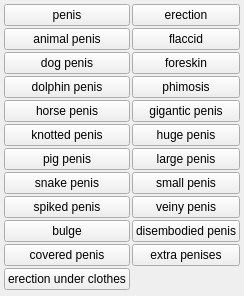
<?xml version="1.0" encoding="UTF-8"?>
<ui version="4.0">
 <class>body_parts_penis_menu</class>
 <widget class="QWidget" name="body_parts_penis_menu">
  <property name="geometry">
   <rect><x>0</x><y>0</y><width>240</width><height>296</height></rect>
  </property>
  <layout class="QGridLayout" name="grid">
   <property name="leftMargin"><number>4</number></property>
   <property name="topMargin"><number>4</number></property>
   <property name="rightMargin"><number>4</number></property>
   <property name="bottomMargin"><number>4</number></property>
   <property name="horizontalSpacing"><number>2</number></property>
   <property name="verticalSpacing"><number>2</number></property>
   <item row="0" column="0">
    <widget class="QPushButton" name="chk_penis">
     <property name="checkable"><bool>true</bool></property>
     <property name="text"><string>penis</string></property>
     <property name="tags" stdset="0"><string>penis</string></property>
    </widget>
   </item>
   <item row="1" column="0">
    <widget class="QPushButton" name="chk_animal_penis">
     <property name="checkable"><bool>true</bool></property>
     <property name="text"><string>animal penis</string></property>
     <property name="tags" stdset="0"><string>animal penis</string></property>
    </widget>
   </item>
   <item row="2" column="0">
    <widget class="QPushButton" name="chk_dog_penis">
     <property name="checkable"><bool>true</bool></property>
     <property name="text"><string>dog penis</string></property>
     <property name="tags" stdset="0"><string>dog penis</string></property>
    </widget>
   </item>
   <item row="3" column="0">
    <widget class="QPushButton" name="chk_dolphin_penis">
     <property name="checkable"><bool>true</bool></property>
     <property name="text"><string>dolphin penis</string></property>
     <property name="tags" stdset="0"><string>dolphin penis</string></property>
    </widget>
   </item>
   <item row="4" column="0">
    <widget class="QPushButton" name="chk_horse_penis">
     <property name="checkable"><bool>true</bool></property>
     <property name="text"><string>horse penis</string></property>
     <property name="tags" stdset="0"><string>horse penis</string></property>
    </widget>
   </item>
   <item row="5" column="0">
    <widget class="QPushButton" name="chk_knotted_penis">
     <property name="checkable"><bool>true</bool></property>
     <property name="text"><string>knotted penis</string></property>
     <property name="tags" stdset="0"><string>knotted penis</string></property>
    </widget>
   </item>
   <item row="6" column="0">
    <widget class="QPushButton" name="chk_pig_penis">
     <property name="checkable"><bool>true</bool></property>
     <property name="text"><string>pig penis</string></property>
     <property name="tags" stdset="0"><string>pig penis</string></property>
    </widget>
   </item>
   <item row="7" column="0">
    <widget class="QPushButton" name="chk_snake_penis">
     <property name="checkable"><bool>true</bool></property>
     <property name="text"><string>snake penis</string></property>
     <property name="tags" stdset="0"><string>snake penis</string></property>
    </widget>
   </item>
   <item row="8" column="0">
    <widget class="QPushButton" name="chk_spiked_penis">
     <property name="checkable"><bool>true</bool></property>
     <property name="text"><string>spiked penis</string></property>
     <property name="tags" stdset="0"><string>spiked penis</string></property>
    </widget>
   </item>
   <item row="9" column="0">
    <widget class="QPushButton" name="chk_bulge">
     <property name="checkable"><bool>true</bool></property>
     <property name="text"><string>bulge</string></property>
     <property name="tags" stdset="0"><string>bulge</string></property>
    </widget>
   </item>
   <item row="10" column="0">
    <widget class="QPushButton" name="chk_covered_penis">
     <property name="checkable"><bool>true</bool></property>
     <property name="text"><string>covered penis</string></property>
     <property name="tags" stdset="0"><string>covered penis</string></property>
    </widget>
   </item>
   <item row="11" column="0">
    <widget class="QPushButton" name="chk_erection_under_clothes">
     <property name="checkable"><bool>true</bool></property>
     <property name="text"><string>erection under clothes</string></property>
     <property name="tags" stdset="0"><string>erection under clothes</string></property>
    </widget>
   </item>
   <item row="0" column="1">
    <widget class="QPushButton" name="chk_erection">
     <property name="checkable"><bool>true</bool></property>
     <property name="text"><string>erection</string></property>
     <property name="tags" stdset="0"><string>erection</string></property>
    </widget>
   </item>
   <item row="1" column="1">
    <widget class="QPushButton" name="chk_flaccid">
     <property name="checkable"><bool>true</bool></property>
     <property name="text"><string>flaccid</string></property>
     <property name="tags" stdset="0"><string>flaccid</string></property>
    </widget>
   </item>
   <item row="2" column="1">
    <widget class="QPushButton" name="chk_foreskin">
     <property name="checkable"><bool>true</bool></property>
     <property name="text"><string>foreskin</string></property>
     <property name="tags" stdset="0"><string>foreskin</string></property>
    </widget>
   </item>
   <item row="3" column="1">
    <widget class="QPushButton" name="chk_phimosis">
     <property name="checkable"><bool>true</bool></property>
     <property name="text"><string>phimosis</string></property>
     <property name="tags" stdset="0"><string>phimosis</string></property>
    </widget>
   </item>
   <item row="4" column="1">
    <widget class="QPushButton" name="chk_gigantic_penis">
     <property name="checkable"><bool>true</bool></property>
     <property name="text"><string>gigantic penis</string></property>
     <property name="tags" stdset="0"><string>gigantic penis</string></property>
    </widget>
   </item>
   <item row="5" column="1">
    <widget class="QPushButton" name="chk_huge_penis">
     <property name="checkable"><bool>true</bool></property>
     <property name="text"><string>huge penis</string></property>
     <property name="tags" stdset="0"><string>huge penis</string></property>
    </widget>
   </item>
   <item row="6" column="1">
    <widget class="QPushButton" name="chk_large_penis">
     <property name="checkable"><bool>true</bool></property>
     <property name="text"><string>large penis</string></property>
     <property name="tags" stdset="0"><string>large penis</string></property>
    </widget>
   </item>
   <item row="7" column="1">
    <widget class="QPushButton" name="chk_small_penis">
     <property name="checkable"><bool>true</bool></property>
     <property name="text"><string>small penis</string></property>
     <property name="tags" stdset="0"><string>small penis</string></property>
    </widget>
   </item>
   <item row="8" column="1">
    <widget class="QPushButton" name="chk_veiny_penis">
     <property name="checkable"><bool>true</bool></property>
     <property name="text"><string>veiny penis</string></property>
     <property name="tags" stdset="0"><string>veiny penis</string></property>
    </widget>
   </item>
   <item row="9" column="1">
    <widget class="QPushButton" name="chk_disembodied_penis">
     <property name="checkable"><bool>true</bool></property>
     <property name="text"><string>disembodied penis</string></property>
     <property name="tags" stdset="0"><string>disembodied penis</string></property>
    </widget>
   </item>
   <item row="10" column="1">
    <widget class="QPushButton" name="chk_extra_penises">
     <property name="checkable"><bool>true</bool></property>
     <property name="text"><string>extra penises</string></property>
     <property name="tags" stdset="0"><string>extra penises</string></property>
    </widget>
   </item>
  </layout>
 </widget>
 <resources/>
 <connections/>
</ui>
